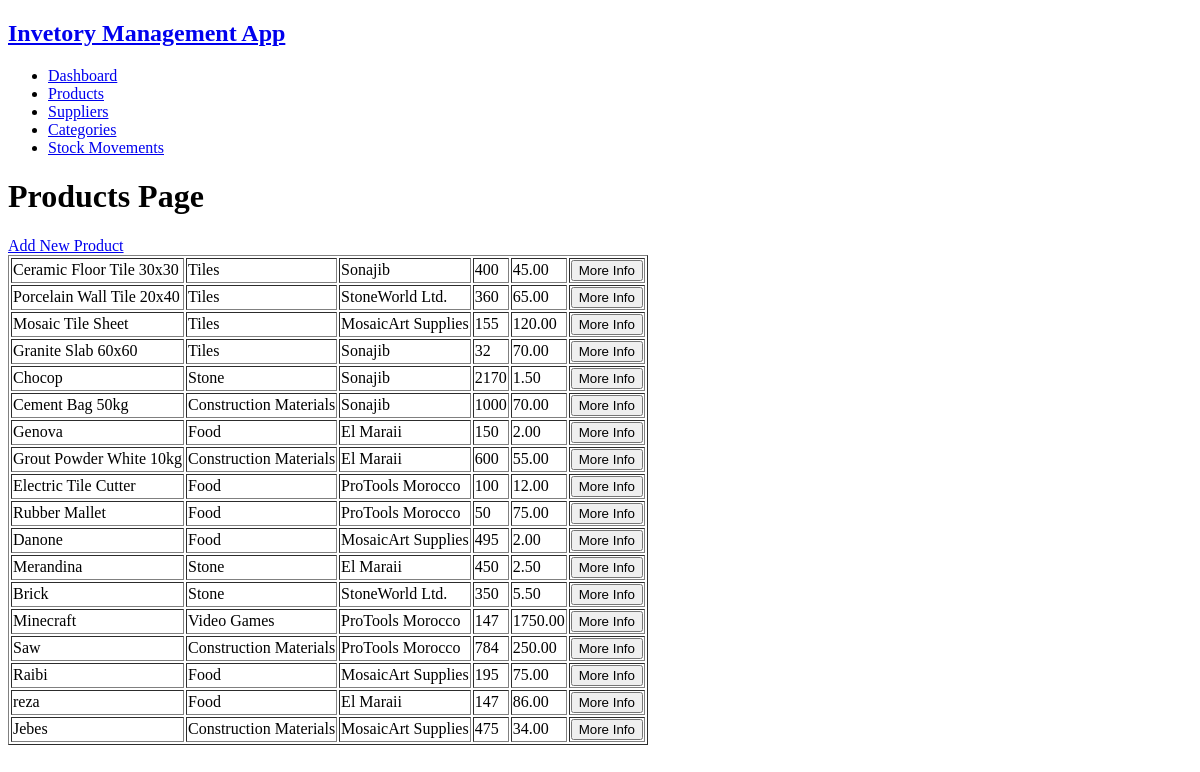
Page /products on the committed database.
### tables this page shows
CREATE TABLE `products` (
  `product_id` int(11) NOT NULL,
  `product_name` varchar(50) NOT NULL,
  `category_id` int(11) NOT NULL,
  `supplier_id` int(11) NOT NULL,
  `product_quantity` int(11) NOT NULL,
  `product_price` decimal(10,2) NOT NULL,
  `is_active` enum('YES','NO') NOT NULL DEFAULT 'YES'
);

CREATE TABLE `categories` (
  `category_id` int(11) NOT NULL,
  `category_name` varchar(50) NOT NULL,
  `is_categ_active` enum('YES','NO') NOT NULL DEFAULT 'YES'
);

CREATE TABLE `suppliers` (
  `supplier_id` int(11) NOT NULL,
  `supplier_name` varchar(50) NOT NULL,
  `supplier_email` varchar(50) NOT NULL,
  `supplier_phone` varchar(20) DEFAULT NULL,
  `supplier_address` varchar(255) NOT NULL,
  `is_supp_active` enum('YES','NO') NOT NULL DEFAULT 'YES'
);

### app/models/product.model.php (called while the page is built, shortened)
<?php
function getAllProducts(mysqli $connect): array
{
    $sql = "
        SELECT p.product_id, p.product_name, c.category_id, c.category_name, s.supplier_id, s.supplier_name, p.product_quantity, p.product_price, p.is_active
        FROM products p
        JOIN categories c
            ON p.category_id = c.category_id
        JOIN suppliers s
            ON p.supplier_id = s.supplier_id
    ";
    $result = mysqli_query($connect, $sql);
    $products = mysqli_fetch_all($result, MYSQLI_ASSOC);
    return $products;
}

### app/views/product/products.view.php (the view, shortened to what this page needs)
<!DOCTYPE html>
<html lang="en">
<head>
    <link rel="stylesheet" href="\assets\css\master.css">
    <link rel="stylesheet" href="\assets\css\all.min.css">
</head>
<body>
    <?php require VIEWS_PATH . 'includes\header.php' ?>
    <?php require VIEWS_PATH . 'includes\navbar.php' ?>
    <h1>Products Page</h1>
    <a href="/products/add">Add New Product</a>
    <table border="1">
        <?php foreach ($products as $product):?>
            <?php if (strcmp($product['is_active'], 'YES') === 0):?>
                <tr>
                    <td><?= $product['product_name'] ?></td>
                    <td><?= $product['category_name'] ?></td>
                    <td><?= $product['supplier_name'] ?></td>
                    <td><?= $product['product_quantity'] ?></td>
                    <td><?= $product['product_price'] ?></td>
                    <td>
                        <form action="/products/info" method="post">
                            <button type="submit">More Info</button>
                        </form>
                    </td>
                </tr>
            <?php endif ?>
        <?php endforeach?>
    </table>
</body>
</html>

### rows in the picture
products: product_name "Ceramic Floor Tile 30x30", category.category_name "Tiles", supplier.supplier_name "Sonajib", product_quantity "400", product_price "45.00"
products: product_name "Porcelain Wall Tile 20x40", category.category_name "Tiles", supplier.supplier_name "StoneWorld Ltd.", product_quantity "360", product_price "65.00"
products: product_name "Mosaic Tile Sheet", category.category_name "Tiles", supplier.supplier_name "MosaicArt Supplies", product_quantity "155", product_price "120.00"
products: product_name "Granite Slab 60x60", category.category_name "Tiles", supplier.supplier_name "Sonajib", product_quantity "32", product_price "70.00"
products: product_name "Chocop", category.category_name "Stone", supplier.supplier_name "Sonajib", product_quantity "2170", product_price "1.50"
products: product_name "Cement Bag 50kg", category.category_name "Construction Materials", supplier.supplier_name "Sonajib", product_quantity "1000", product_price "70.00"
products: product_name "Genova", category.category_name "Food", supplier.supplier_name "El Maraii", product_quantity "150", product_price "2.00"
products: product_name "Grout Powder White 10kg", category.category_name "Construction Materials", supplier.supplier_name "El Maraii", product_quantity "600", product_price "55.00"
products: product_name "Electric Tile Cutter", category.category_name "Food", supplier.supplier_name "ProTools Morocco", product_quantity "100", product_price "12.00"
products: product_name "Rubber Mallet", category.category_name "Food", supplier.supplier_name "ProTools Morocco", product_quantity "50", product_price "75.00"
products: product_name "Danone", category.category_name "Food", supplier.supplier_name "MosaicArt Supplies", product_quantity "495", product_price "2.00"
products: product_name "Merandina", category.category_name "Stone", supplier.supplier_name "El Maraii", product_quantity "450", product_price "2.50"
products: product_name "Brick", category.category_name "Stone", supplier.supplier_name "StoneWorld Ltd.", product_quantity "350", product_price "5.50"
products: product_name "Minecraft", category.category_name "Video Games", supplier.supplier_name "ProTools Morocco", product_quantity "147", product_price "1750.00"
products: product_name "Saw", category.category_name "Construction Materials", supplier.supplier_name "ProTools Morocco", product_quantity "784", product_price "250.00"
products: product_name "Raibi", category.category_name "Food", supplier.supplier_name "MosaicArt Supplies", product_quantity "195", product_price "75.00"
products: product_name "reza", category.category_name "Food", supplier.supplier_name "El Maraii", product_quantity "147", product_price "86.00"
products: product_name "Jebes", category.category_name "Construction Materials", supplier.supplier_name "MosaicArt Supplies", product_quantity "475", product_price "34.00"
